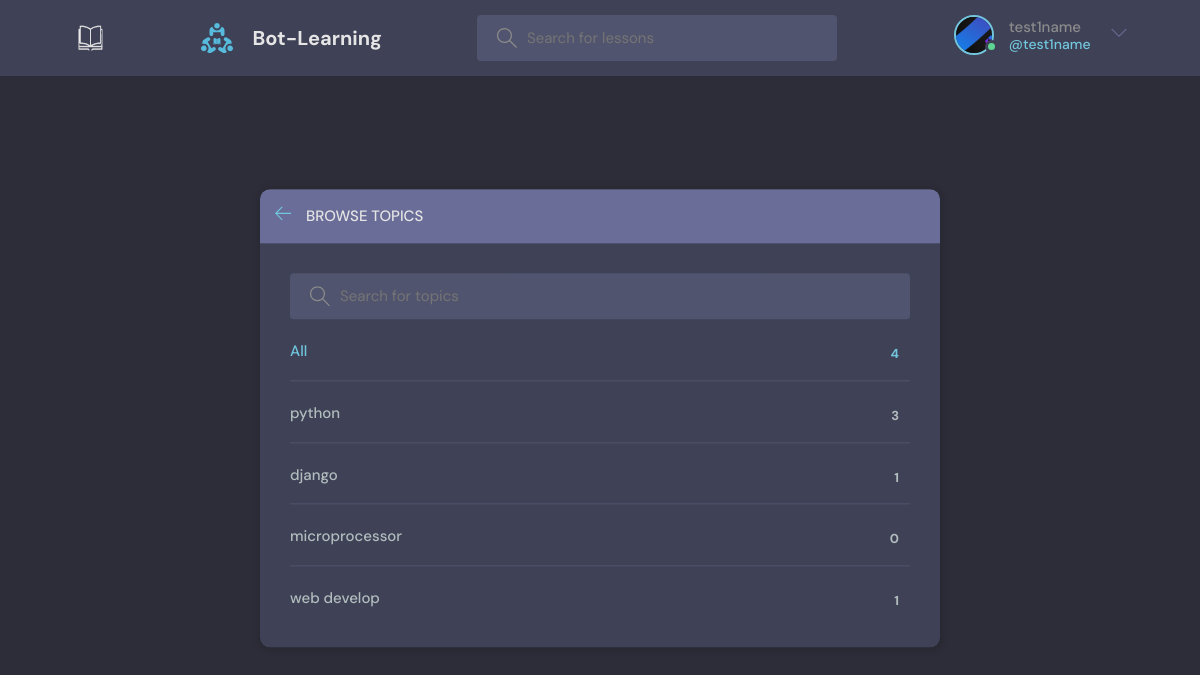
/topics/ (signed in), run on the app's committed database.
### base/models.py (models this page shows, shortened)
class User(AbstractUser):
    name = models.CharField(max_length=200, null=True)
    email = models.EmailField(unique=True, null=True)
    bio = models.TextField(null=True)
    avatar = models.ImageField(null=True, default="avatar.svg")
    objects = CustomUserManager()
    USERNAME_FIELD = 'email'
    REQUIRED_FIELDS = []

class Topic(models.Model):
    name = models.CharField(max_length=200)

### base/views.py (the view)
# urls.py: path('topics/', views.topicsPage, name="topics"),
def topicsPage(request):
    q = request.GET.get('q') if request.GET.get('q') != None else ''
    topics = Topic.objects.filter(name__icontains=q)
    return render(request, 'base/topics.html', {'topics': topics})

### base/templates/base/topics.html (shortened to what this page needs)
{% extends 'main.html' %}
{% block content %}
<main class="create-room layout">
  <div class="container">
    <div class="layout__box">
      <div class="layout__boxHeader">
        <div class="layout__boxTitle">
          <a href="{% url 'home' %}">
            <svg version="1.1" xmlns="http://www.w3.org/2000/svg" width="32" height="32" viewBox="0 0 32 32">
              <title>arrow-left</title>
              <path
                d="M13.723 2.286l-13.723 13.714 13.719 13.714 1.616-1.611-10.96-10.96h27.625v-2.286h-27.625l10.965-10.965-1.616-1.607z">
              </path>
            </svg>
          </a>
          <h3>Browse Topics</h3>
        </div>
      </div>
      <div class="topics-page layout__body">
        <form action="" method="GET" class="header__search">
          <label>
            <input name="q" placeholder="Search for topics" />
          </label>
        </form>
        <ul class="topics__list">
          <li>
            <a href="{% url 'topics' %}" class="active">All <span>{{topics.count}}</span></a>
          </li>
          {% for topic in topics %}
          <li>
            <a href="{% url 'home' %}?q={{topic.name}}">{{ topic.name }} <span>{{topic.room_set.all.count}}</span></a>
          </li>
          {% endfor %}
        </ul>
      </div>
    </div>
  </div>
</main>
{% endblock content %}

### templates/navbar.html (shortened to what this page needs)
{% load static %}
<header class="header header--loggedIn">
    <div class="container">
        <a href="{% url 'book-learning' %}" class="header__logo">
            <img src="{% static 'images/real_book.png' %}" />
        </a>
        <a href="{% url 'home' %}" class="header__logo">
            <img src="{% static 'images/logo.svg' %}" />
            <h1>Bot-Learning</h1>
        </a>
        <form class="header__search" method="GET" action="{% url 'home' %}">
            <label>
                <input name="q" placeholder="Search for lessons" />
            </label>
        </form>
        <nav class="header__menu">
            {% if request.user.is_authenticated %}
            <div class="header__user">
                <a href="{% url 'update-user' %}">
                    <div class="avatar avatar--medium active">
                        <img src="{{request.user.avatar.url}}" />
                    </div>
                    <p>{{request.user.username}} <span>@{{request.user.username}}</span></p>
                </a>
                <button class="dropdown-button">
                    <svg version="1.1" xmlns="http://www.w3.org/2000/svg" width="32" height="32" viewBox="0 0 32 32">
                        <title>chevron-down</title>
                        <path d="M16 21l-13-13h-3l16 16 16-16h-3l-13 13z"></path>
                    </svg>
                </button>
            </div>
            {% else %}
            <a href="{% url 'login' %}">
                <img src="{% static 'images/avatar.svg' %}" />
                <p>Login</p>
            </a>
            {% endif %}
        </nav>
    </div>
</header>

### static/styles/style.css (style rules this page uses)
:root { --color-main: #71c6dd; --color-main-light: #e1f6fb; --color-dark: #3f4156; --color-dark-medium: #51546e; --color-dark-light: #696d97; --color-light: #e5e5e5; --color-gray: #8b8b8b; --color-light-gray: #b2bdbd; --color-bg: #2d2d39; --color-success: #5dd693; --color-error: #fc4b0b; }
* { font-family: "DM Sans", -apple-system, BlinkMacSystemFont, "Segoe UI", Roboto, Oxygen, Ubuntu, Cantarell, "Open Sans", "Helvetica Neue", sans-serif; margin: 0; padding: 0; box-sizing: border-box; text-rendering: optimizeLegibility; font-size: inherit; }
html { font-size: 56.25%; }
@media only screen and (min-width: 1200px) { html { font-size: 62.5%; } }
body { line-height: 1.6; font-weight: 400; font-size: 1.5rem; color: var(--color-light-gray); background-color: var(--color-bg); min-height: 100vh; }
img { width: 100%; }
a { display: inline-block; color: var(--color-main); text-decoration: none; }
.container { max-width: 120rem; width: 90%; margin: auto; }
.avatar { position: relative; display: inline-block; border-radius: 50%; border: 2px solid var(--color-main); }
.avatar img { display: block; border-radius: 50%; object-fit: cover; object-position: center; }
.avatar::after { content: ""; display: block; position: absolute; background-color: var(--color-gray); z-index: 111; border-radius: 50%; border: 0.3rem solid var(--color-dark); }
.avatar.active::after { background-color: var(--color-success); }
.avatar.avatar--medium img { width: 3.6rem; height: 3.6rem; border-radius: 50%; }
.avatar.avatar--medium:after { width: 0.7rem; height: 0.7rem; bottom: 0px; right: -6px; }
.header { padding: 1.5rem; background-color: var(--color-dark); }
.header > .container { display: flex; gap: 9.5rem; }
.header__logo, .header__user { display: flex; gap: 2rem; align-items: center; }
.header__logo > img { height: 3.2rem; width: 3.2rem; }
.header__logo > h1 { font-weight: 700; font-size: 2rem; color: var(--color-light); }
.header__search > label { background-color: var(--color-dark-medium); padding: 1.3rem 1rem; display: flex; align-items: center; gap: 1rem; border-radius: 4px; }
.header__search svg { fill: var(--color-gray); width: 2rem; height: 2rem; margin-left: 1rem; }
.header__search input { width: 30rem; background: transparent; border: none; outline: none; color: var(--color-light); }
.header__menu { margin-left: auto; position: relative; }
.header__menu a { display: flex; gap: 1.5rem; align-items: center; font-weight: 500; text-decoration: none; color: var(--color-gray); }
.header__menu img { height: 3.6rem; }
.header__menu p { line-height: 1.2; }
.header__menu span { color: var(--color-main); font-weight: 500; font-size: 1.4rem; display: block; }
.header__menu svg { width: 1.6rem; height: 1.6rem; fill: var(--color-dark-light); }
.dropdown-button { background: transparent; border: 0; outline: 0; cursor: pointer; }
.layout { margin-top: 2.4rem; }
.layout > .container { display: flex; justify-content: space-between; align-items: flex-start; }
.layout__box { width: 90%; max-width: 48rem; min-height: 40rem; position: absolute; top: 50%; left: 50%; transform: translate(-50%, -46%); background-color: var(--color-dark); border-radius: 1rem; box-shadow: 1px 1px 6px 3px rgba(0, 0, 0, 0.1); overflow: hidden; }
.layout__boxHeader { display: flex; padding: 1.5rem; background-color: var(--color-dark-light); }
.layout__boxTitle { display: flex; gap: 1.5rem; align-items: center; }
.layout__boxTitle h3 { text-transform: uppercase; font-weight: 500; color: var(--color-light); }
.layout__boxTitle svg { width: 1.6rem; height: 1.6rem; fill: var(--color-main); }
.layout__body { margin: 3rem; }
.topics__list { list-style: none; }
.topics__list li a { display: flex; justify-content: space-between; margin-bottom: 3rem; font-weight: 500; color: var(--color-light-gray); transition: all 0.3s ease-in-out; }
.topics__list li a.active, .topics__list li a:hover { color: var(--color-main); }
.topics__list li a span { padding: 0.5rem 1rem; background-color: var(--color-dark); border-radius: 3px; font-size: 1.3rem; font-weight: 700; letter-spacing: 1px; }
.topics-page .topics__list li:not(:last-child) a { margin: 2rem 0; padding-bottom: 1rem; text-decoration: none; border-bottom: 1px solid var(--color-dark-medium); }
.topics-page .header__search { display: block; }
.create-room.layout .layout__box { max-width: 68rem; }

### data on the page
User: user.avatar (picture), user.username "test1name"
Topic: name "python", room_set.all.count "3"
Topic: name "django", room_set.all.count "1"
Topic: name "microprocessor", room_set.all.count "0"
Topic: name "web develop", room_set.all.count "1"

### other printed values
{{ topics.count }} "4"
